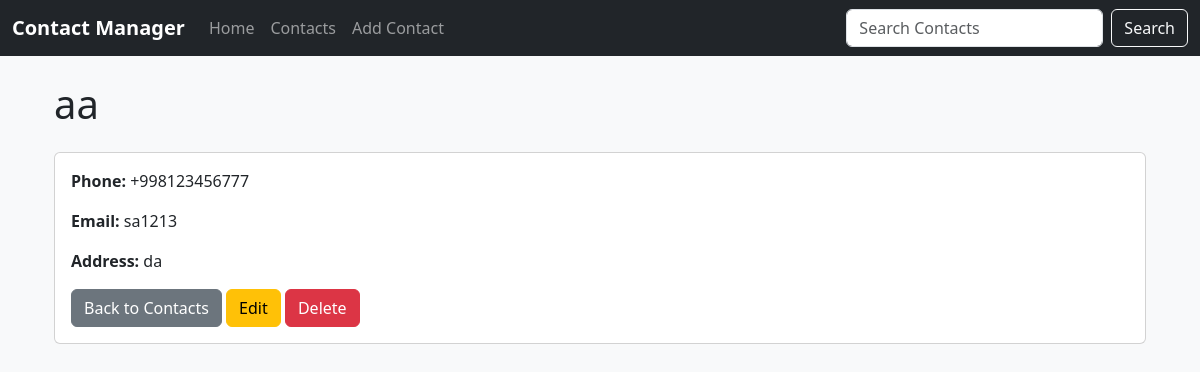
The page /contact/5 on the database its author committed.
### models.py (models this page shows, shortened)
class Contact(db.Model):
    __tablename__ = 'contacts'
    id = db.Column(db.Integer, primary_key=True)
    name = db.Column(db.String(130), nullable=False, unique=True)
    phone_number = db.Column(db.String(120), nullable=False, unique=True)
    email = db.Column(db.String(120))
    address = db.Column(db.String(150))

### app.py (the view)
@app.route('/contact/<int:id>')
def view_contact(id):
    contact = Contact.query.get_or_404(id)
    return render_template('contact.html', contact=contact)

### templates/contact.html (shortened to what this page needs)
{% extends 'base.html' %}
{% block content %}
<div class="container">
    <h1 class="my-4">{{ contact.name }}</h1>
    <div class="card">
        <div class="card-body">
            <p><strong>Phone:</strong> {{ contact.phone_number }}</p>
            <p><strong>Email:</strong> {{ contact.email or 'N/A' }}</p>
            <p><strong>Address:</strong> {{ contact.address or 'N/A' }}</p>
            <a href="{{ url_for('view_contacts') }}" class="btn btn-secondary">Back to Contacts</a>
            <a href="{{ url_for('update_contact', id=contact.id) }}" class="btn btn-warning">Edit</a>
            <a href="{{ url_for('delete_contact', id=contact.id) }}" class="btn btn-danger" onclick="return confirm('Are you sure you want to delete {{ contact.name }}?');">Delete</a>
        </div>
    </div>
</div>
{% endblock %}

### templates/base.html (style rules this page uses)
body { background-color: #f8f9fa; }
.container { margin-top: 20px; }
.card { margin-bottom: 20px; }

### rows shown on the page
Contact: name "aa", phone_number "+998123456777", email "sa1213", address "da"
